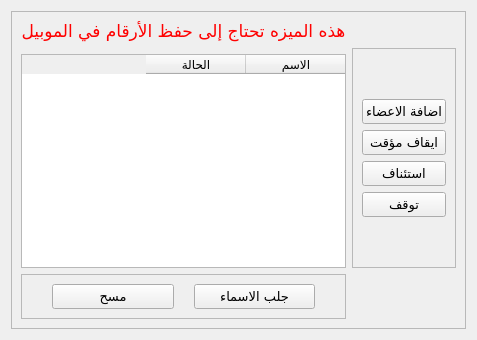
         <widget class="QWidget" name="tab_6">
          <attribute name="title">
           <string>اضافة اعضاء للجروب</string>
          </attribute>
          <layout class="QGridLayout" name="gridLayout_35">
           <item row="0" column="0">
            <widget class="QFrame" name="frame_28">
             <property name="sizePolicy">
              <sizepolicy hsizetype="Expanding" vsizetype="Expanding">
               <horstretch>0</horstretch>
               <verstretch>0</verstretch>
              </sizepolicy>
             </property>
             <property name="frameShape">
              <enum>QFrame::StyledPanel</enum>
             </property>
             <property name="frameShadow">
              <enum>QFrame::Raised</enum>
             </property>
             <layout class="QGridLayout" name="gridLayout_32" rowstretch="0,0,5,1" columnstretch="3,0,1">
              <item row="2" column="0">
               <widget class="QTableWidget" name="tableWidget_12">
                <property name="sizePolicy">
                 <sizepolicy hsizetype="Expanding" vsizetype="Expanding">
                  <horstretch>0</horstretch>
                  <verstretch>0</verstretch>
                 </sizepolicy>
                </property>
                <property name="layoutDirection">
                 <enum>Qt::RightToLeft</enum>
                </property>
                <property name="autoFillBackground">
                 <bool>false</bool>
                </property>
                <property name="textElideMode">
                 <enum>Qt::ElideRight</enum>
                </property>
                <column>
                 <property name="text">
                  <string>الاسم</string>
                 </property>
                </column>
                <column>
                 <property name="text">
                  <string>الحالة</string>
                 </property>
                </column>
               </widget>
              </item>
              <item row="3" column="0">
               <widget class="QFrame" name="frame_29">
                <property name="sizePolicy">
                 <sizepolicy hsizetype="Expanding" vsizetype="Expanding">
                  <horstretch>0</horstretch>
                  <verstretch>0</verstretch>
                 </sizepolicy>
                </property>
                <property name="maximumSize">
                 <size>
                  <width>16777215</width>
                  <height>16777215</height>
                 </size>
                </property>
                <property name="frameShape">
                 <enum>QFrame::StyledPanel</enum>
                </property>
                <property name="frameShadow">
                 <enum>QFrame::Raised</enum>
                </property>
                <layout class="QGridLayout" name="gridLayout_33">
                 <property name="leftMargin">
                  <number>30</number>
                 </property>
                 <property name="rightMargin">
                  <number>30</number>
                 </property>
                 <property name="horizontalSpacing">
                  <number>20</number>
                 </property>
                 <item row="0" column="0">
                  <widget class="QPushButton" name="pushButton_50">
                   <property name="sizePolicy">
                    <sizepolicy hsizetype="Expanding" vsizetype="Expanding">
                     <horstretch>0</horstretch>
                     <verstretch>0</verstretch>
                    </sizepolicy>
                   </property>
                   <property name="maximumSize">
                    <size>
                     <width>16777215</width>
                     <height>70</height>
                    </size>
                   </property>
                   <property name="font">
                    <font>
                     <family>Almarai</family>
                     <pointsize>10</pointsize>
                     <weight>50</weight>
                     <bold>false</bold>
                    </font>
                   </property>
                   <property name="cursor">
                    <cursorShape>PointingHandCursor</cursorShape>
                   </property>
                   <property name="text">
                    <string>مسح</string>
                   </property>
                   <property name="iconSize">
                    <size>
                     <width>200</width>
                     <height>50</height>
                    </size>
                   </property>
                  </widget>
                 </item>
                 <item row="0" column="1">
                  <widget class="QPushButton" name="pushButton_51">
                   <property name="sizePolicy">
                    <sizepolicy hsizetype="Expanding" vsizetype="Expanding">
                     <horstretch>0</horstretch>
                     <verstretch>0</verstretch>
                    </sizepolicy>
                   </property>
                   <property name="maximumSize">
                    <size>
                     <width>16777215</width>
                     <height>70</height>
                    </size>
                   </property>
                   <property name="font">
                    <font>
                     <family>Almarai</family>
                     <pointsize>10</pointsize>
                     <weight>50</weight>
                     <bold>false</bold>
                    </font>
                   </property>
                   <property name="cursor">
                    <cursorShape>PointingHandCursor</cursorShape>
                   </property>
                   <property name="text">
                    <string>جلب الاسماء</string>
                   </property>
                   <property name="iconSize">
                    <size>
                     <width>200</width>
                     <height>50</height>
                    </size>
                   </property>
                  </widget>
                 </item>
                </layout>
               </widget>
              </item>
              <item row="1" column="2" rowspan="2">
               <widget class="QFrame" name="frame_30">
                <property name="sizePolicy">
                 <sizepolicy hsizetype="Expanding" vsizetype="Expanding">
                  <horstretch>0</horstretch>
                  <verstretch>0</verstretch>
                 </sizepolicy>
                </property>
                <property name="maximumSize">
                 <size>
                  <width>16777215</width>
                  <height>16777215</height>
                 </size>
                </property>
                <property name="frameShape">
                 <enum>QFrame::StyledPanel</enum>
                </property>
                <property name="frameShadow">
                 <enum>QFrame::Raised</enum>
                </property>
                <layout class="QGridLayout" name="gridLayout_34">
                 <property name="topMargin">
                  <number>50</number>
                 </property>
                 <property name="bottomMargin">
                  <number>50</number>
                 </property>
                 <item row="1" column="0">
                  <widget class="QPushButton" name="pushButton_53">
                   <property name="sizePolicy">
                    <sizepolicy hsizetype="Expanding" vsizetype="Expanding">
                     <horstretch>0</horstretch>
                     <verstretch>0</verstretch>
                    </sizepolicy>
                   </property>
                   <property name="maximumSize">
                    <size>
                     <width>16777215</width>
                     <height>16777215</height>
                    </size>
                   </property>
                   <property name="font">
                    <font>
                     <family>Almarai</family>
                     <pointsize>10</pointsize>
                     <weight>50</weight>
                     <bold>false</bold>
                    </font>
                   </property>
                   <property name="cursor">
                    <cursorShape>PointingHandCursor</cursorShape>
                   </property>
                   <property name="text">
                    <string>ايقاف مؤقت</string>
                   </property>
                   <property name="iconSize">
                    <size>
                     <width>200</width>
                     <height>50</height>
                    </size>
                   </property>
                  </widget>
                 </item>
                 <item row="2" column="0">
                  <widget class="QPushButton" name="pushButton_54">
                   <property name="sizePolicy">
                    <sizepolicy hsizetype="Expanding" vsizetype="Expanding">
                     <horstretch>0</horstretch>
                     <verstretch>0</verstretch>
                    </sizepolicy>
                   </property>
                   <property name="maximumSize">
                    <size>
                     <width>16777215</width>
                     <height>16777215</height>
                    </size>
                   </property>
                   <property name="font">
                    <font>
                     <family>Almarai</family>
                     <pointsize>10</pointsize>
                     <weight>50</weight>
                     <bold>false</bold>
                    </font>
                   </property>
                   <property name="cursor">
                    <cursorShape>PointingHandCursor</cursorShape>
                   </property>
                   <property name="text">
                    <string>استئناف</string>
                   </property>
                   <property name="iconSize">
                    <size>
                     <width>200</width>
                     <height>50</height>
                    </size>
                   </property>
                  </widget>
                 </item>
                 <item row="0" column="0">
                  <widget class="QPushButton" name="pushButton_52">
                   <property name="sizePolicy">
                    <sizepolicy hsizetype="Expanding" vsizetype="Expanding">
                     <horstretch>0</horstretch>
                     <verstretch>0</verstretch>
                    </sizepolicy>
                   </property>
                   <property name="maximumSize">
                    <size>
                     <width>16777215</width>
                     <height>16777215</height>
                    </size>
                   </property>
                   <property name="font">
                    <font>
                     <family>Almarai</family>
                     <pointsize>10</pointsize>
                     <weight>50</weight>
                     <bold>false</bold>
                    </font>
                   </property>
                   <property name="cursor">
                    <cursorShape>PointingHandCursor</cursorShape>
                   </property>
                   <property name="text">
                    <string>اضافة الاعضاء</string>
                   </property>
                   <property name="iconSize">
                    <size>
                     <width>200</width>
                     <height>50</height>
                    </size>
                   </property>
                  </widget>
                 </item>
                 <item row="3" column="0">
                  <widget class="QPushButton" name="pushButton_55">
                   <property name="sizePolicy">
                    <sizepolicy hsizetype="Expanding" vsizetype="Expanding">
                     <horstretch>0</horstretch>
                     <verstretch>0</verstretch>
                    </sizepolicy>
                   </property>
                   <property name="maximumSize">
                    <size>
                     <width>16777215</width>
                     <height>16777215</height>
                    </size>
                   </property>
                   <property name="font">
                    <font>
                     <family>Almarai</family>
                     <pointsize>10</pointsize>
                     <weight>50</weight>
                     <bold>false</bold>
                    </font>
                   </property>
                   <property name="cursor">
                    <cursorShape>PointingHandCursor</cursorShape>
                   </property>
                   <property name="text">
                    <string>توقف</string>
                   </property>
                   <property name="iconSize">
                    <size>
                     <width>200</width>
                     <height>50</height>
                    </size>
                   </property>
                  </widget>
                 </item>
                </layout>
               </widget>
              </item>
              <item row="0" column="0">
               <widget class="QLabel" name="label_2">
                <property name="maximumSize">
                 <size>
                  <width>16777215</width>
                  <height>100</height>
                 </size>
                </property>
                <property name="font">
                 <font>
                  <family>Almarai</family>
                  <pointsize>13</pointsize>
                  <weight>50</weight>
                  <bold>false</bold>
                 </font>
                </property>
                <property name="styleSheet">
                 <string notr="true">color: rgb(255, 102, 64);
color: rgb(122, 183, 229);
color: rgb(0, 0, 0);
color: rgb(255, 0, 0);</string>
                </property>
                <property name="text">
                 <string>هذه الميزه تحتاج إلى حفظ الأرقام في الموبيل</string>
                </property>
                <property name="alignment">
                 <set>Qt::AlignCenter</set>
                </property>
               </widget>
              </item>
             </layout>
            </widget>
           </item>
          </layout>
         </widget>
